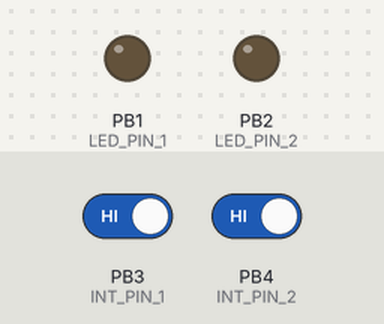
Bench run of a sketch on a simulated ATtiny85, built with avr-gcc and run on an emulated ATtiny85. On the bench: output pins drawn as LEDs (lit = HIGH). Inputs (shaded band) come from the test bench; at power-on: PB3 (INT_PIN_1) HIGH, PB4 (INT_PIN_2) HIGH.

Above: at 1.2 s.
1.3 s: PB3 (INT_PIN_1) driven LOW
At 1.6 s:
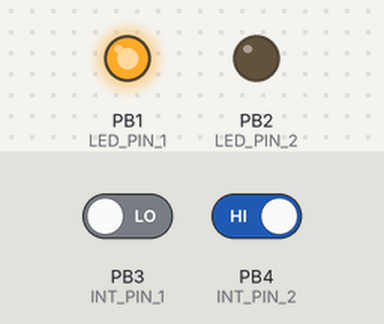
2.8 s: PB3 (INT_PIN_1) driven HIGH
At 3.9 s:
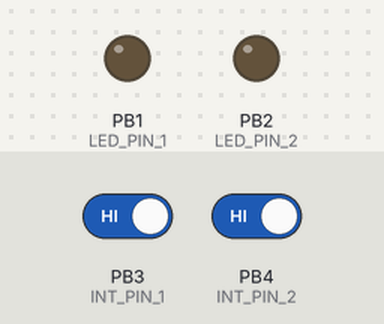
4.3 s: PB4 (INT_PIN_2) driven LOW
At 5.1 s:
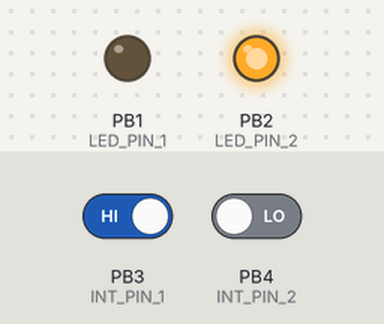
5.8 s: PB4 (INT_PIN_2) driven HIGH
At 6.2 s:
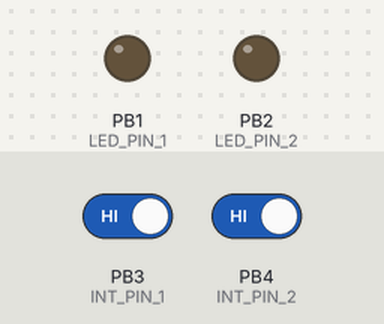
Timing chart, 0 to 8.3 s (numbered marks = the images above; inputs shaded):
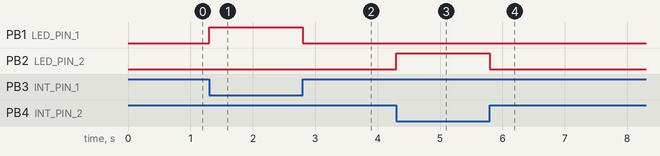

The sketch:

Printer_Status_LED_v2.0.ino
```cpp
/*

   PRINTER STATUS LED CONTROLLER
   -----------------------------

                         ATTINY25
                         --------
                 RESET -| *      |- VCC
                        |        |
       (INT_PIN_2) PB3 -|        |- PB2 (LED_PIN_2)
                        |        |
       (INT_PIN_1) PB4 -|        |- PB1 (LED_PIN_1)
                        |        |
                   GND -|        |- PB0 (N/C)
                         --------

    VCC       -  TO 5V WITH 0.1uF DECOUPLING CAPACITOR
    GND       -  TO GND
    RESET     -  TO 5V WITH A 10K SERIES PULL-UP RESISTOR
    PB3       -  TO PIN PA5 ON SKR-3 (EXP.2) WITH 10K PULL-DOWN RESISTOR
    PB4       -  TO PIN PA5 ON SKR-3 (EXP.2) WITH 10K PULL-DOWN RESISTOR

    PIN_PB3  (PIN 2)  -  INT_PIN_2 -> SKR-3 EZ PIN PA5
    PIN_PB4  (PIN 3)  -  INT_PIN_1 -> SKR-3 EZ PIN PA6
    PIN_PB0  (PIN 5)  -  N/C
    PIN_PB1  (PIN 6)  -  LED_PIN_1
    PIN_PB2  (PIN 7)  -  LED_PIN_2

*/

#include <avr/interrupt.h>

const byte INT_PIN_1 = PB3;
const byte INT_PIN_2 = PB4;
const byte LED_PIN_1 = PB1;
const byte LED_PIN_2 = PB2;


void setup() {
  pinMode(INT_PIN_1, INPUT);
  pinMode(INT_PIN_2, INPUT);
  pinMode(LED_PIN_1, OUTPUT);
  pinMode(LED_PIN_2, OUTPUT);
  digitalWrite(LED_PIN_1, LOW);
  digitalWrite(LED_PIN_2, LOW);
  cli();                                          // Disable global interrupts
      GIMSK |= (1 << PCIE);                       // Enable global interrupt mask
      PCMSK |= (1 << PCINT3);                     // Ebable interupt on INT_1 pin
      PCMSK |= (1 << PCINT4);                     // Ebable interupt on INT_2 pin
  sei();                                          // Enable global interrupts
  update_status ();
}

void loop() {}

void update_status () {
  if (!digitalRead(INT_PIN_1) && !digitalRead(INT_PIN_2)) {
      digitalWrite(LED_PIN_1, LOW);
      digitalWrite(LED_PIN_2, LOW);
   } else if (digitalRead(INT_PIN_1) && !digitalRead(INT_PIN_2)) {
      digitalWrite(LED_PIN_1, LOW);
      digitalWrite(LED_PIN_2, HIGH);
   } else if (!digitalRead(INT_PIN_1) && digitalRead(INT_PIN_2)) {
      digitalWrite(LED_PIN_2, LOW);
      digitalWrite(LED_PIN_1, HIGH);
   } else {
      digitalWrite(LED_PIN_1, LOW);
      digitalWrite(LED_PIN_2, LOW);
   }
}

ISR (PCINT0_vect) {                               // ISR interrupt for INT PINS (PB3 & PB4)
  update_status ();
}
```

Measured:
- after the input at 1.3 s, PB1 (LED_PIN_1): LOW → HIGH at once
- after the input at 2.8 s, PB1 (LED_PIN_1): HIGH → LOW at once
- after the input at 4.3 s, PB2 (LED_PIN_2): LOW → HIGH at once
- after the input at 5.8 s, PB2 (LED_PIN_2): HIGH → LOW at once
